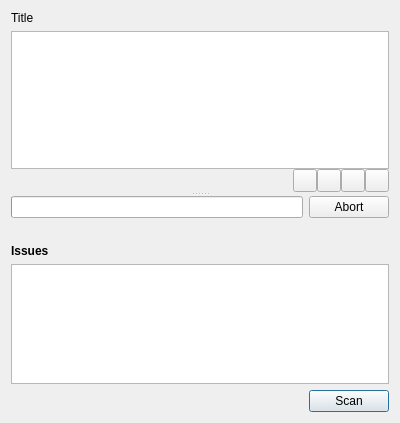
<?xml version="1.0" encoding="UTF-8"?>
<ui version="4.0">
 <class>ScanWidget</class>
 <widget class="QWidget" name="ScanWidget">
  <property name="geometry">
   <rect>
    <x>0</x>
    <y>0</y>
    <width>400</width>
    <height>423</height>
   </rect>
  </property>
  <property name="windowTitle">
   <string>Form</string>
  </property>
  <layout class="QVBoxLayout" name="verticalLayout_3">
   <item>
    <widget class="QLabel" name="title">
     <property name="text">
      <string notr="true">Title</string>
     </property>
    </widget>
   </item>
   <item>
    <widget class="QSplitter" name="splitter">
     <property name="orientation">
      <enum>Qt::Vertical</enum>
     </property>
     <widget class="QWidget" name="">
      <layout class="QVBoxLayout" name="verticalLayout">
       <property name="spacing">
        <number>0</number>
       </property>
       <item>
        <widget class="QListWidget" name="scanPaths">
         <property name="toolTip">
          <string>&lt;html&gt;&lt;head/&gt;&lt;body&gt;&lt;p&gt;Drag and drop files and/or directories here to add them to the scan.&lt;/p&gt;&lt;/body&gt;&lt;/html&gt;</string>
         </property>
         <property name="selectionMode">
          <enum>QAbstractItemView::ExtendedSelection</enum>
         </property>
         <property name="textElideMode">
          <enum>Qt::ElideMiddle</enum>
         </property>
        </widget>
       </item>
       <item>
        <layout class="QHBoxLayout" name="horizontalLayout_3">
         <item>
          <spacer name="horizontalSpacer_2">
           <property name="orientation">
            <enum>Qt::Horizontal</enum>
           </property>
           <property name="sizeHint" stdset="0">
            <size>
             <width>40</width>
             <height>20</height>
            </size>
           </property>
          </spacer>
         </item>
         <item>
          <widget class="QToolButton" name="removeScanPath">
           <property name="toolTip">
            <string>&lt;html&gt;&lt;head/&gt;&lt;body&gt;&lt;p&gt;Remove the selected path from the list to scan.&lt;/p&gt;&lt;/body&gt;&lt;/html&gt;</string>
           </property>
           <property name="text">
            <string/>
           </property>
           <property name="icon">
            <iconset theme="list-remove">
             <normaloff/>
            </iconset>
           </property>
          </widget>
         </item>
         <item>
          <widget class="QToolButton" name="chooseScanFiles">
           <property name="toolTip">
            <string>&lt;html&gt;&lt;head/&gt;&lt;body&gt;&lt;p&gt;Add a file to the list of paths to scan.&lt;/p&gt;&lt;/body&gt;&lt;/html&gt;</string>
           </property>
           <property name="text">
            <string/>
           </property>
           <property name="icon">
            <iconset theme="text-plain">
             <normaloff/>
            </iconset>
           </property>
          </widget>
         </item>
         <item>
          <widget class="QToolButton" name="chooseScanDirectory">
           <property name="toolTip">
            <string>&lt;html&gt;&lt;head/&gt;&lt;body&gt;&lt;p&gt;Add a directory to the list of paths to scan.&lt;/p&gt;&lt;/body&gt;&lt;/html&gt;</string>
           </property>
           <property name="text">
            <string/>
           </property>
           <property name="icon">
            <iconset theme="folder">
             <normaloff/>
            </iconset>
           </property>
          </widget>
         </item>
         <item>
          <widget class="QToolButton" name="saveScanProfile">
           <property name="toolTip">
            <string>&lt;html&gt;&lt;head/&gt;&lt;body&gt;&lt;p&gt;Create a new scan profile with the listed paths, or update the selected profile based on your current changes.&lt;/p&gt;&lt;/body&gt;&lt;/html&gt;</string>
           </property>
           <property name="text">
            <string/>
           </property>
           <property name="icon">
            <iconset theme="document-save">
             <normaloff/>
            </iconset>
           </property>
          </widget>
         </item>
        </layout>
       </item>
      </layout>
     </widget>
     <widget class="QWidget" name="">
      <layout class="QVBoxLayout" name="verticalLayout_2">
       <item>
        <layout class="QHBoxLayout" name="horizontalLayout_2">
         <item>
          <widget class="QProgressBar" name="scanProgress"/>
         </item>
         <item>
          <widget class="QPushButton" name="abortButton">
           <property name="toolTip">
            <string>Abort the scan.</string>
           </property>
           <property name="text">
            <string>Abort</string>
           </property>
           <property name="icon">
            <iconset theme="dialog-cancel">
             <normaloff/>
            </iconset>
           </property>
          </widget>
         </item>
        </layout>
       </item>
       <item>
        <widget class="QLabel" name="scanStatus">
         <property name="text">
          <string/>
         </property>
         <property name="textInteractionFlags">
          <set>Qt::TextSelectableByKeyboard|Qt::TextSelectableByMouse</set>
         </property>
        </widget>
       </item>
       <item>
        <widget class="QLabel" name="issuesListLabel">
         <property name="styleSheet">
          <string notr="true">font-weight: bold;</string>
         </property>
         <property name="text">
          <string>Issues</string>
         </property>
        </widget>
       </item>
       <item>
        <widget class="QTreeWidget" name="issuesList">
         <property name="toolTip">
          <string>&lt;html&gt;&lt;head/&gt;&lt;body&gt;&lt;p&gt;Infections found during the last scan.&lt;/p&gt;&lt;/body&gt;&lt;/html&gt;</string>
         </property>
         <property name="textElideMode">
          <enum>Qt::ElideMiddle</enum>
         </property>
         <property name="rootIsDecorated">
          <bool>false</bool>
         </property>
         <property name="uniformRowHeights">
          <bool>true</bool>
         </property>
         <property name="itemsExpandable">
          <bool>false</bool>
         </property>
         <property name="sortingEnabled">
          <bool>true</bool>
         </property>
         <property name="columnCount">
          <number>2</number>
         </property>
         <attribute name="headerVisible">
          <bool>false</bool>
         </attribute>
         <attribute name="headerDefaultSectionSize">
          <number>200</number>
         </attribute>
         <attribute name="headerMinimumSectionSize">
          <number>50</number>
         </attribute>
         <attribute name="headerStretchLastSection">
          <bool>true</bool>
         </attribute>
         <column>
          <property name="text">
           <string notr="true">1</string>
          </property>
         </column>
         <column>
          <property name="text">
           <string notr="true">2</string>
          </property>
         </column>
        </widget>
       </item>
       <item>
        <layout class="QHBoxLayout" name="horizontalLayout">
         <item>
          <spacer name="horizontalSpacer">
           <property name="orientation">
            <enum>Qt::Horizontal</enum>
           </property>
           <property name="sizeHint" stdset="0">
            <size>
             <width>40</width>
             <height>20</height>
            </size>
           </property>
          </spacer>
         </item>
         <item>
          <widget class="QPushButton" name="scanButton">
           <property name="toolTip">
            <string>&lt;html&gt;&lt;head/&gt;&lt;body&gt;&lt;p&gt;Start scanning the listed paths.&lt;/p&gt;&lt;/body&gt;&lt;/html&gt;</string>
           </property>
           <property name="text">
            <string>Scan</string>
           </property>
           <property name="icon">
            <iconset theme="system-search">
             <normaloff/>
            </iconset>
           </property>
           <property name="autoDefault">
            <bool>true</bool>
           </property>
           <property name="default">
            <bool>true</bool>
           </property>
          </widget>
         </item>
        </layout>
       </item>
      </layout>
     </widget>
    </widget>
   </item>
  </layout>
 </widget>
 <resources/>
 <connections/>
</ui>
